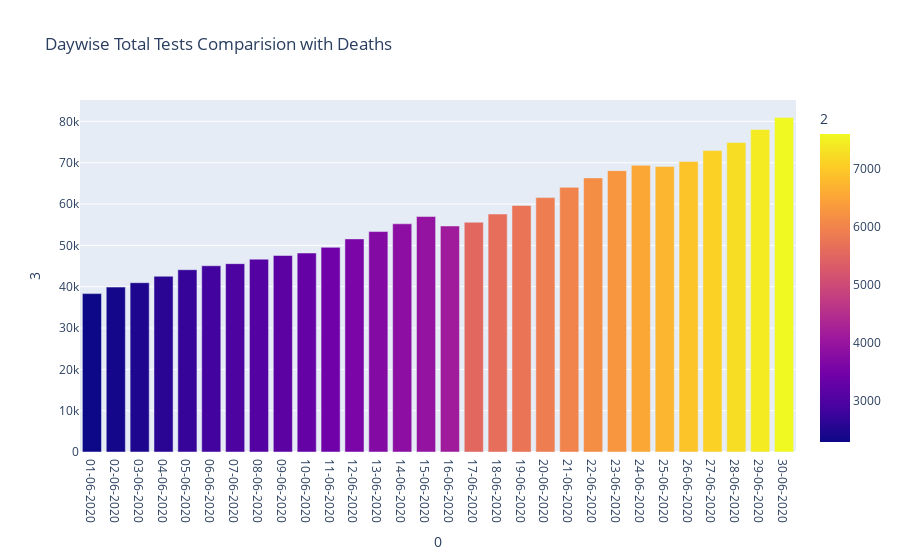

The notebook cell saved with this chart:
### Code cell
import plotly.express as px
fig = px.bar(dft, x=0, y=3, color=2,
                 title="Daywise Total Tests Comparision with Deaths",
                 labels={"Deaths":"Confirmed Cases"} # customize axis label
                )

fig.show()

### Figure 1 — Plotly figure (JSON) as saved in the notebook; plotly's stock layout.template omitted (floating-point values rounded to 4 significant figures)
{"data": [{"alignmentgroup": "True", "hovertemplate": "0=%{x}<br>3=%{y}<br>2=%{marker.color}<extra></extra>", "legendgroup": "", "marker": {"color": [2286, 2362, 2465, 2587, 2710, 2849, 2969, 3060, 3169, 3289, 3438, 3590, 3717, 3830, 3950, 4128, 5537, 5651, 5751, 5893, 5984, 6170, 6283, 6531, 6739, 6931, 7106, 7273, 7429, 7610], "coloraxis": "coloraxis"}, "name": "", "offsetgroup": "", "orientation": "v", "showlegend": false, "textposition": "auto", "type": "bar", "x": ["01-06-2020", "02-06-2020", "03-06-2020", "04-06-2020", "05-06-2020", "06-06-2020", "07-06-2020", "08-06-2020", "09-06-2020", "10-06-2020", "11-06-2020", "12-06-2020", "13-06-2020", "14-06-2020", "15-06-2020", "16-06-2020", "17-06-2020", "18-06-2020", "19-06-2020", "20-06-2020", "21-06-2020", "22-06-2020", "23-06-2020", "24-06-2020", "25-06-2020", "26-06-2020", "27-06-2020", "28-06-2020", "29-06-2020", "30-06-2020"], "xaxis": "x", "y": [38326, 39905, 40967, 42531, 44112, 45073, 45578, 46661, 47553, 48149, 49524, 51570, 53345, 55222, 56980, 54695, 55594, 57586, 59666, 61558, 64052, 66331, 68090, 69379, 69108, 70288, 72950, 74888, 78051, 80923], "yaxis": "y"}], "layout": {"barmode": "relative", "coloraxis": {"colorbar": {"title": {"text": "2"}}, "colorscale": [[0, "#0d0887"], [0.1111, "#46039f"], [0.2222, "#7201a8"], [0.3333, "#9c179e"], [0.4444, "#bd3786"], [0.5556, "#d8576b"], [0.6667, "#ed7953"], [0.7778, "#fb9f3a"], [0.8889, "#fdca26"], [1, "#f0f921"]]}, "legend": {"tracegroupgap": 0}, "title": {"text": "Daywise Total Tests Comparision with Deaths"}, "xaxis": {"anchor": "y", "domain": [0, 1], "title": {"text": "0"}}, "yaxis": {"anchor": "x", "domain": [0, 1], "title": {"text": "3"}}}}
